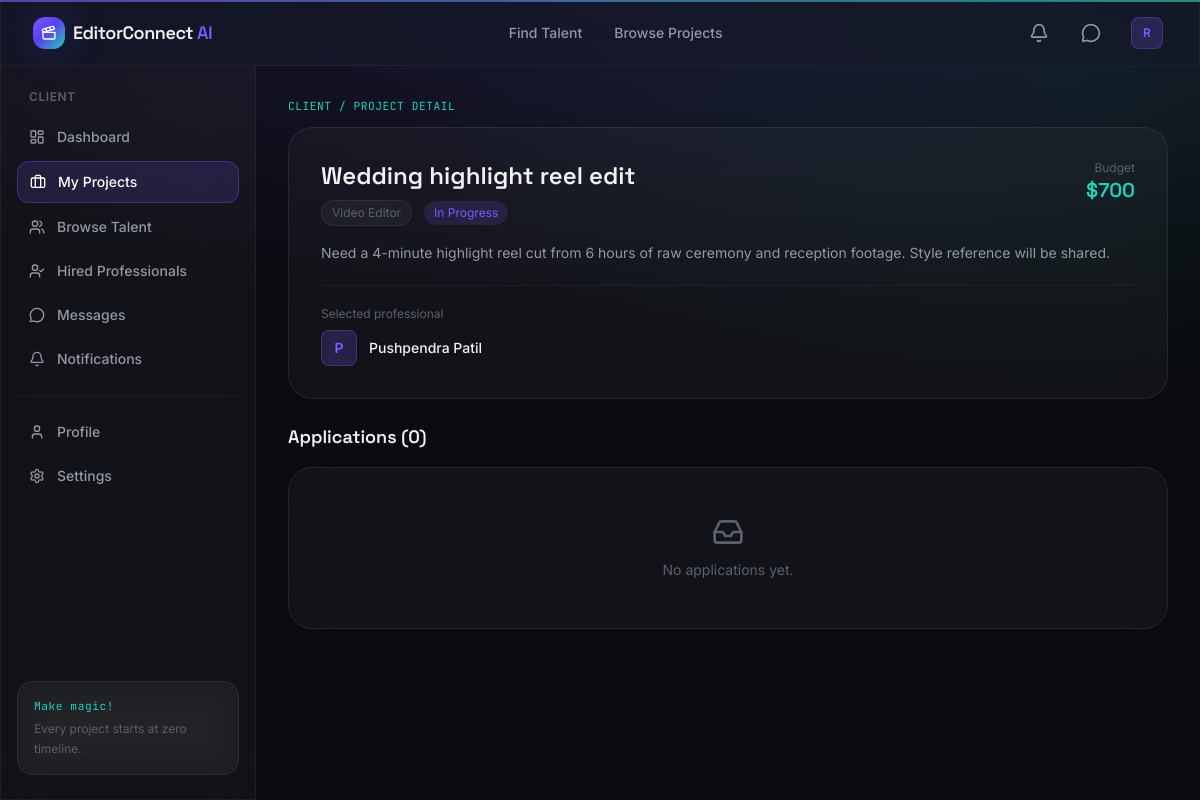
The app's page /client/projects/1 (signed in) with its own data.
### models/user.py (models this page shows, shortened)
class User(UserMixin, db.Model):
    __tablename__ = "users"
    id = db.Column(db.Integer, primary_key=True)
    name = db.Column(db.String(120), nullable=False)
    email = db.Column(db.String(150), unique=True, nullable=False, index=True)
    phone = db.Column(db.String(30))
    password_hash = db.Column(db.String(255), nullable=False)
    role = db.Column(db.String(20), nullable=False, default="client")
    is_active_account = db.Column(db.Boolean, default=True)
    is_verified = db.Column(db.Boolean, default=False)
    dark_mode = db.Column(db.Boolean, default=True)
    avatar = db.Column(db.String(255), default="default-avatar.png")
    created_at = db.Column(db.DateTime, default=lambda: datetime.now(timezone.utc))
    professional_profile = db.relationship(
        "Professional", backref="user", uselist=False, cascade="all, delete-orphan"
    )
    projects = db.relationship(
        "Project", backref="client", lazy="dynamic", cascade="all, delete-orphan",
        foreign_keys="Project.client_id"
    )
    notifications = db.relationship(
        "Notification", backref="user", lazy="dynamic", cascade="all, delete-orphan"
    )
    @property
    def is_client(self):
        return self.role == "client"
    def unread_notification_count(self):
        return self.notifications.filter_by(is_read=False).count()

### models/project.py (models this page shows, shortened)
class Project(db.Model):
    __tablename__ = "projects"
    id = db.Column(db.Integer, primary_key=True)
    client_id = db.Column(db.Integer, db.ForeignKey("users.id"), nullable=False)
    title = db.Column(db.String(150), nullable=False)
    description = db.Column(db.Text, nullable=False)
    category = db.Column(db.String(80), index=True)  # matches PROFESSIONS
    budget = db.Column(db.Float)
    deadline = db.Column(db.Date)
    status = db.Column(db.String(20), default="open", index=True)
    selected_professional_id = db.Column(db.Integer, db.ForeignKey("professionals.id"))
    created_at = db.Column(db.DateTime, default=lambda: datetime.now(timezone.utc))
    updated_at = db.Column(
        db.DateTime, default=lambda: datetime.now(timezone.utc),
        onupdate=lambda: datetime.now(timezone.utc)
    )
    applications = db.relationship(
        "Application", backref="project", lazy="dynamic", cascade="all, delete-orphan"
    )
    selected_professional = db.relationship("Professional", foreign_keys=[selected_professional_id])

### models/professional.py (models this page shows, shortened)
class Professional(db.Model):
    __tablename__ = "professionals"
    id = db.Column(db.Integer, primary_key=True)
    user_id = db.Column(db.Integer, db.ForeignKey("users.id"), nullable=False, unique=True)
    name = db.Column(db.String(120), nullable=False)
    profession = db.Column(db.String(80), nullable=False, index=True)
    city = db.Column(db.String(100), index=True)
    experience = db.Column(db.Integer, default=0)  # years
    price = db.Column(db.Float, default=0.0)  # starting price
    rating = db.Column(db.Float, default=0.0)
    rating_count = db.Column(db.Integer, default=0)
    bio = db.Column(db.Text)
    skills = db.Column(db.String(500))  # comma-separated
    profile_image = db.Column(db.String(255), default="default-avatar.png")
    email = db.Column(db.String(150))
    phone = db.Column(db.String(30))
    is_available = db.Column(db.Boolean, default=True)
    is_approved = db.Column(db.Boolean, default=False)  # admin approval
    is_featured = db.Column(db.Boolean, default=False)
    created_at = db.Column(db.DateTime, default=lambda: datetime.now(timezone.utc))
    portfolio_items = db.relationship(
        "PortfolioItem", backref="professional", lazy="dynamic", cascade="all, delete-orphan"
    )
    applications = db.relationship(
        "Application", backref="professional", lazy="dynamic", cascade="all, delete-orphan"
    )
    hires = db.relationship(
        "Hire", backref="professional", lazy="dynamic", cascade="all, delete-orphan"
    )

### routes/client.py (the view)
@client_bp.route("/client/projects/<int:project_id>")
@login_required
@client_required
def project_detail(project_id):
    project = Project.query.get_or_404(project_id)
    if project.client_id != current_user.id:
        flash("You can only view your own project details.", "error")
        return redirect(url_for("client.my_projects"))
    applications = project.applications.order_by(Application.created_at.desc()).all()
    return render_template("client/project_detail.html", project=project, applications=applications)

### models/user.py (called while the page is built)
@login_manager.user_loader
def load_user(user_id):
    return User.query.get(int(user_id))

### routes/client.py (called while the page is built)
def client_required(f):
    @wraps(f)
    def wrapped(*args, **kwargs):
        if not current_user.is_authenticated or not current_user.is_client:
            flash("This area is for client accounts only.", "error")
            return redirect(url_for("main.index"))
        return f(*args, **kwargs)
    return wrapped

### templates/client/project_detail.html (shortened to what this page needs)
{% extends "base.html" %}
{% block content %}
<p class="timecode mb-3">CLIENT / PROJECT DETAIL</p>
<div class="glass rounded-3xl p-6 md:p-8 mb-6">
  <div class="flex items-start justify-between mb-4">
    <div>
      <h1 class="font-display text-2xl font-semibold mb-2">{{ project.title }}</h1>
      <div class="flex items-center gap-3 text-xs text-ink-faint">
        {% if project.category %}<span class="px-2.5 py-1 rounded-full glass">{{ project.category }}</span>{% endif %}
        <span class="px-2.5 py-1 rounded-full
          {% if project.status == 'open' %}bg-teal-glow/15 text-teal-glow
          {% elif project.status == 'in_progress' %}bg-violet-glow/15 text-violet-glow
          {% else %}bg-white/5{% endif %}">{{ project.status.replace('_',' ')|title }}</span>
      </div>
    </div>
    {% if project.budget %}
    <div class="text-right">
      <p class="text-xs text-ink-faint">Budget</p>
      <p class="font-display text-xl font-semibold text-teal-glow">${{ "%.0f"|format(project.budget) }}</p>
    </div>
    {% endif %}
  </div>
  <p class="text-sm text-ink-muted leading-relaxed">{{ project.description }}</p>
  {% if project.selected_professional %}
  <div class="mt-5 pt-5 border-t border-white/5">
    <p class="text-xs text-ink-faint mb-2">Selected professional</p>
    <a href="{{ url_for('main.professional_profile', professional_id=project.selected_professional.id) }}" class="flex items-center gap-3">
      <div class="w-9 h-9 rounded-lg bg-violet-glow/20 border border-violet-glow/30 flex items-center justify-center text-sm font-semibold text-violet-glow">
        {{ project.selected_professional.name[0]|upper }}
      </div>
      <span class="text-sm font-medium">{{ project.selected_professional.name }}</span>
    </a>
  </div>
  {% endif %}
</div>
<h2 class="font-display font-semibold text-lg mb-4">Applications ({{ applications|length }})</h2>
{% if applications %}
<div class="space-y-4">
  {% for app in applications %}
  <div class="glass rounded-2xl p-5">
    <div class="flex items-start justify-between gap-4">
      <a href="{{ url_for('main.professional_profile', professional_id=app.professional.id) }}" class="flex items-center gap-3">
        <div class="w-11 h-11 rounded-xl bg-violet-glow/20 border border-violet-glow/30 flex items-center justify-center font-semibold text-violet-glow">
          {{ app.professional.name[0]|upper }}
        </div>
        <div>
          <p class="font-medium text-sm">{{ app.professional.name }}</p>
          <p class="text-xs text-ink-faint">{{ app.professional.profession }} &middot; {{ "%.1f"|format(app.professional.rating) }}★</p>
        </div>
      </a>
      <span class="text-xs px-2.5 py-1 rounded-full flex-shrink-0
        {% if app.status == 'accepted' %}bg-teal-glow/15 text-teal-glow
        {% elif app.status == 'rejected' %}bg-red-500/15 text-red-400
        {% else %}bg-violet-glow/15 text-violet-glow{% endif %}">{{ app.status|title }}</span>
    </div>
    {% if app.message %}<p class="text-sm text-ink-muted mt-3">{{ app.message }}</p>{% endif %}
    <div class="flex items-center justify-between mt-4">
      {% if app.proposed_price %}<span class="text-sm text-teal-glow font-medium">${{ "%.0f"|format(app.proposed_price) }}</span>{% else %}<span></span>{% endif %}
      {% if app.status == 'pending' and project.status == 'open' %}
      <form method="POST" action="{{ url_for('client.select_applicant', application_id=app.id) }}">
        <button type="submit" class="px-4 py-2 rounded-xl btn-gradient text-white text-xs font-medium shadow-glow">Select this professional</button>
      </form>
      {% endif %}
    </div>
  </div>
  {% endfor %}
</div>
{% else %}
<div class="glass rounded-3xl p-12 text-center">
  <i data-lucide="inbox" class="w-8 h-8 text-ink-faint mx-auto mb-3"></i>
  <p class="text-sm text-ink-faint">No applications yet.</p>
</div>
{% endif %}
{% endblock %}

### templates/partials/navbar.html (shortened to what this page needs)
<nav class="sticky top-0 z-40 glass-strong border-b border-white/5">
  <div class="max-w-7xl mx-auto px-4 sm:px-6 lg:px-8">
    <div class="flex items-center justify-between h-16">
      <a href="{{ url_for('main.index') }}" class="flex items-center gap-2 group">
        <div class="w-8 h-8 rounded-xl bg-grade-gradient flex items-center justify-center shadow-glow">
          <i data-lucide="clapperboard" class="w-4 h-4 text-white"></i>
        </div>
        <span class="font-display font-semibold text-lg tracking-tight">EditorConnect <span class="text-violet-glow">AI</span></span>
      </a>
      <div class="hidden md:flex items-center gap-8 text-sm font-medium text-ink-muted">
        <a href="{{ url_for('main.professionals') }}" class="hover:text-ink transition-colors">Find Talent</a>
        <a href="{{ url_for('main.projects') }}" class="hover:text-ink transition-colors">Browse Projects</a>
      </div>
      <div class="flex items-center gap-3">
        {% if current_user.is_authenticated %}
          <a href="{{ url_for('notifications.index') }}" class="relative w-10 h-10 rounded-xl flex items-center justify-center hover:bg-white/5 transition-colors">
            <i data-lucide="bell" class="w-5 h-5 text-ink-muted"></i>
          </a>
          <a href="{{ url_for('messages.conversations') }}" class="w-10 h-10 rounded-xl flex items-center justify-center hover:bg-white/5 transition-colors">
            <i data-lucide="message-circle" class="w-5 h-5 text-ink-muted"></i>
          </a>
          <div class="relative group">
            <button class="flex items-center gap-2 pl-2 pr-1 py-1 rounded-xl hover:bg-white/5 transition-colors">
              <div class="w-8 h-8 rounded-lg bg-violet-glow/20 border border-violet-glow/30 flex items-center justify-center text-xs font-semibold text-violet-glow">
                {{ current_user.name[0]|upper }}
              </div>
            </button>
          </div>
        {% else %}
          <a href="{{ url_for('auth.login') }}" class="px-4 py-2 text-sm font-medium text-ink-muted hover:text-ink transition-colors">Log in</a>
          <a href="{{ url_for('auth.register') }}" class="px-4 py-2 text-sm font-medium rounded-xl btn-gradient text-white shadow-glow">Get Started</a>
        {% endif %}
      </div>
    </div>
  </div>
</nav>

### static/css/style.css (style rules this page uses)
body { background-image: radial-gradient(ellipse 80% 50% at 50% -10%, rgba(124,92,255,0.15), transparent), radial-gradient(ellipse 60% 40% at 90% 10%, rgba(34,211,184,0.08), transparent); background-attachment: fixed; }
.glass { background: rgba(255,255,255,0.035); backdrop-filter: blur(20px); -webkit-backdrop-filter: blur(20px); border: 1px solid rgba(255,255,255,0.08); }
.glass-strong { background: rgba(21,24,39,0.75); backdrop-filter: blur(24px); -webkit-backdrop-filter: blur(24px); border: 1px solid rgba(255,255,255,0.1); }
.timecode { font-family: 'JetBrains Mono', monospace; letter-spacing: 0.05em; color: #22D3B8; font-size: 0.7rem; }
a, button { outline-color: #7C5CFF; }

### records on screen
User: name "R"
Project: title "Wedding highlight reel edit", category "Video Editor", status.replace "In Progress", budget "700", description "Need a 4-minute highlight reel cut from 6 hours of raw ceremony and reception footage. Style reference will be shared."
Professional: selected_professional "P", selected_professional.name "Pushpendra Patil"

### other values on screen
{{ label }} "Dashboard My Projects Browse Talent Hired Professionals Messages Notifications Profile Settings"
{{ applications|length }} "0"
